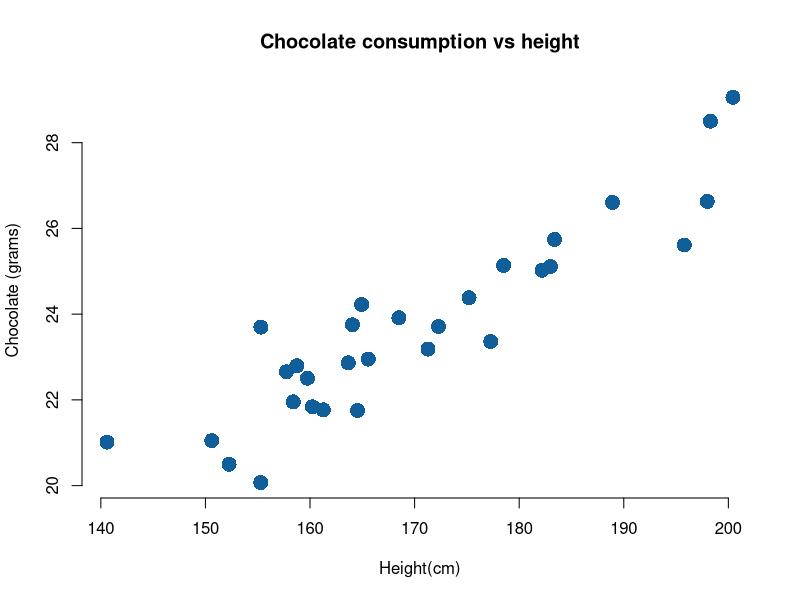

Write the R code that produced this figure.
# scatter plot demo

# make dataset
set.seed(51) # fix random number so they are no longer random
height <- rnorm(30, mean=172, sd=15)
consumption <- 0.14 * height + rnorm(30, mean=0, sd=1)



# base scatter plot ----
plot(height, consumption,
     col = "#115f9a", # set color
     #xlim = c(30,80),
     main = 'Chocolate consumption vs height',
     xlab = 'Height(cm)',
     ylab = 'Chocolate (grams)',
     pch = 16, # set a filled circle as the symbol
     frame.plot = FALSE,
     cex = 2)